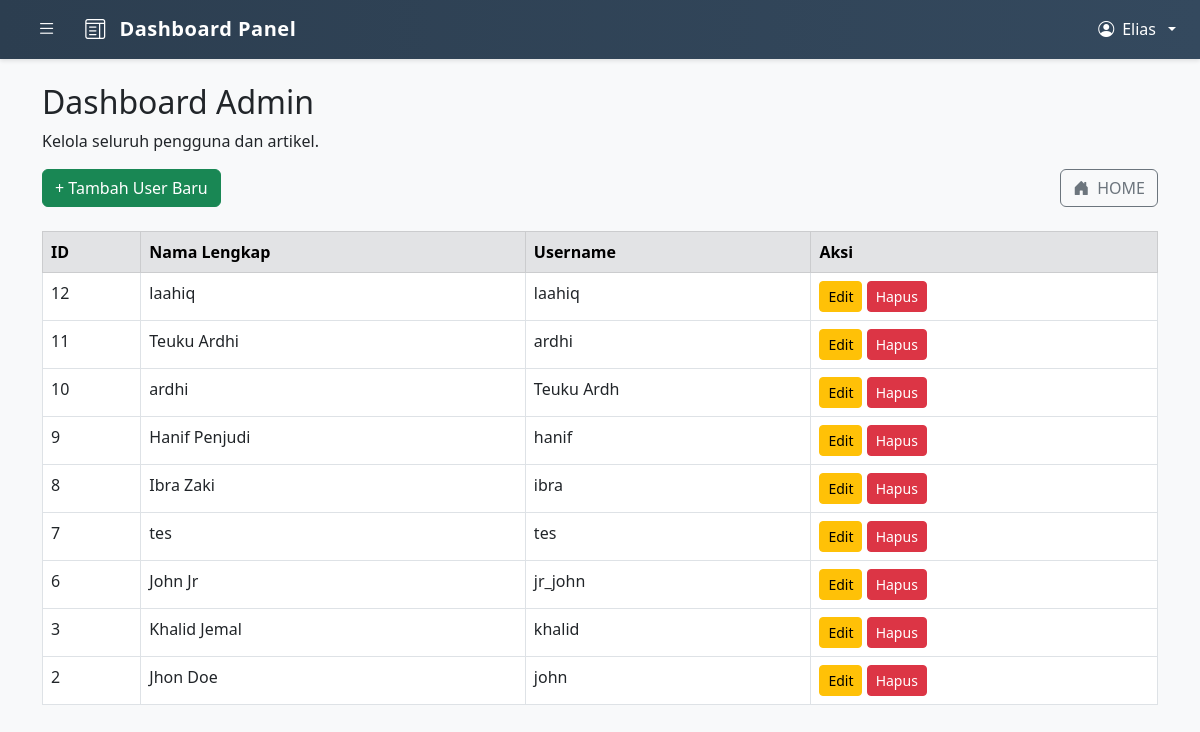
Screenshot of /bloging/dashboard/admin/users_management.php (signed in) with the database file from the repository.
### tables this page shows
CREATE TABLE IF NOT EXISTS `users` (
  `id` int NOT NULL AUTO_INCREMENT,
  `fname` varchar(255) NOT NULL,
  `username` varchar(255) NOT NULL,
  `password` varchar(255) NOT NULL,
  PRIMARY KEY (`id`),
  UNIQUE KEY `username` (`username`)
);

### bloging/dashboard/admin/users_management.php (the view, shortened to what this page needs)
<?php
include '../../config.php';
$result = $conn->query("SELECT * FROM users ORDER BY id DESC");
?>
<!DOCTYPE html>
<html lang="id">
<head>
    <link href="https://cdn.jsdelivr.net/npm/bootstrap@5.3.0/dist/css/bootstrap.min.css" rel="stylesheet">
    <link href="https://cdn.jsdelivr.net/npm/bootstrap-icons@1.10.5/font/bootstrap-icons.css" rel="stylesheet">
</head>
<body class="bg-light">
    <?php include '../components/navbar.php'; ?>
    <?php include '../components/sidebar.php'; ?>
    <div class="container py-4">
        <h2>Dashboard Admin</h2>
        <p>Kelola seluruh pengguna dan artikel.</p>
        <div class="mb-4 d-flex justify-content-between">
            <a href="add_user.php" class="btn btn-success">+ Tambah User Baru</a>
            <a href="../../../index.php" class="btn btn-outline-secondary d-inline-flex align-items-center gap-2">
                <i class="bi bi-house-door-fill"></i> HOME
            </a>
        </div>
        <div class="table-responsive">
            <table class="table table-bordered table-hover">
                <thead class="table-secondary">
                    <tr>
                        <th>ID</th>
                        <th>Nama Lengkap</th>
                        <th>Username</th>
                        <th>Aksi</th>
                    </tr>
                </thead>
                <tbody>
                    <?php while ($row = $result->fetch_assoc()): ?>
                        <tr>
                            <td><?= $row['id'] ?></td>
                            <td><?= htmlspecialchars($row['fname']) ?></td>
                            <td><?= htmlspecialchars($row['username']) ?></td>
                            <td>
                                <a href="edit_user.php?id=<?= $row['id'] ?>" class="btn btn-sm btn-warning">Edit</a>
                                <a href="delete_user.php?id=<?= $row['id'] ?>" class="btn btn-sm btn-danger" onclick="return confirm('Yakin ingin menghapus?')">Hapus</a>
                            </td>
                        </tr>
                    <?php endwhile; ?>
                </tbody>
            </table>
        </div>
    </div>
</body>
</html>

### bloging/dashboard/components/navbar.php (shortened to what this page needs)
<?php
$displayName = '';
if (isset($_SESSION['username'])) {
    if ($_SESSION['author_type'] === 'admin') {
        $stmt = $conn->prepare("SELECT first_name FROM admin WHERE username = ?");
    } else {
        $stmt = $conn->prepare("SELECT fname FROM users WHERE username = ?");
    }
    $stmt->bind_param("s", $_SESSION['username']);
    if ($stmt->execute()) {
        $stmt->bind_result($name);
        if ($stmt->fetch()) {
            $displayName = $name;
        }
    }
}
?>
<link href="https://cdn.jsdelivr.net/npm/bootstrap@5.3.0/dist/css/bootstrap.min.css" rel="stylesheet">
<link href="https://cdn.jsdelivr.net/npm/bootstrap-icons@1.10.5/font/bootstrap-icons.css" rel="stylesheet">
<nav class="navbar navbar-dark">
    <div class="container-fluid">
        <div class="d-flex align-items-center">
            <button class="btn btn-toggle-sidebar me-3" type="button" data-bs-toggle="offcanvas" data-bs-target="#sidebar" aria-controls="sidebar">
                <i class="bi bi-list"></i>
            </button>
            <a class="navbar-brand" href="#">
                <i class="bi bi-layout-text-window me-2"></i>
                Dashboard Panel
            </a>
        </div>
        <div class="d-flex align-items-center">
            <div class="dropdown profile-dropdown">
                <a class="dropdown-toggle" href="#" role="button" id="profileDropdown" data-bs-toggle="dropdown" aria-expanded="false">
                    <i class="bi bi-person-circle"></i>
                    <?php echo htmlspecialchars($displayName); ?>
                </a>
            </div>
        </div>
    </div>
</nav>

### bloging/dashboard/components/sidebar.php (shortened to what this page needs)
<head>
    <link href="https://cdn.jsdelivr.net/npm/bootstrap@5.3.0/dist/css/bootstrap.min.css" rel="stylesheet">
    <link href="https://cdn.jsdelivr.net/npm/bootstrap-icons@1.10.5/font/bootstrap-icons.css" rel="stylesheet">
</head>

### bloging/dashboard/components/navbar.php (style rules this page uses)
.navbar { background: linear-gradient(to right, #2c3e50, #34495e) !important; padding: 0.8rem 1rem; box-shadow: 0 2px 4px rgba(0,0,0,0.1); }
.navbar-brand { font-size: 1.4rem; font-weight: 600; color: #ffffff !important; letter-spacing: 0.5px; }
.btn-toggle-sidebar { background: transparent; border: 2px solid rgba(255,255,255,0.2); padding: 0.5rem 0.8rem; border-radius: 8px; transition: all 0.3s ease; }
.btn-toggle-sidebar i { font-size: 1.2rem; color: #ffffff; }
.navbar .container-fluid { padding: 0 1.5rem; }
.profile-dropdown .dropdown-toggle { color: #ffffff !important; text-decoration: none; display: flex; align-items: center; gap: 0.5rem; }

### rows the page displays
users: id "12", fname "laahiq", username "laahiq"
users: id "11", fname "Teuku Ardhi", username "ardhi"
users: id "10", fname "ardhi", username "Teuku Ardh"
users: id "9", fname "Hanif Penjudi", username "hanif"
users: id "8", fname "Ibra Zaki", username "ibra"
users: id "7", fname "tes", username "tes"
users: id "6", fname "John Jr", username "jr_john"
users: id "3", fname "Khalid Jemal", username "khalid"
users: id "2", fname "Jhon Doe", username "john"

### other values shown
$displayName "Elias"
